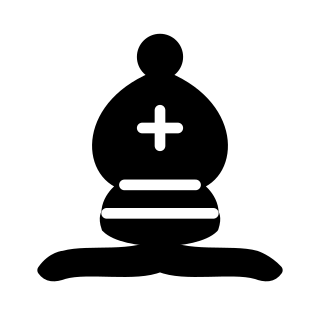
#> input picture images/pieces/blackb.png, 320 x 320 px, given in place of board.png, which was not available
$ python __main__.py
#> lines starting #> are read from the running program, lines starting #| are printed output that depends on the picture; pictures that were not available may be replaced by others from this repository, and a replacement may not be noted
### src/draw.py
import os
from PIL import Image, ImageDraw, ImageFont

from .__init__ import BOARD_IMAGE, PIECE_IMAGES, RANKS, FILES

class Board():
    def __init__(self) -> None:
        self.board = Image.open(BOARD_IMAGE)
        self.background = Image.new('RGBA', tuple([w+35 for w in self.board.size]), (240,240,210,240))
        self.background_ = Image.new('RGBA', self.board.size, (255, 255, 255, 255))
        self.TILE = round(self.board.width/8)

        self.background_.paste(self.board)

    def create(self, player, board_set):
        for i, rank in enumerate(board_set):
            for j, piece_ in enumerate(rank):
                if piece_ != 0:
                    for image in os.listdir(PIECE_IMAGES):
                        if piece_.startswith(image[0]+image[5]):
                            piece = Image.open(PIECE_IMAGES+image)
                            piece = piece.resize((self.TILE, self.TILE))
                            self.background_ = self.paste(player, piece, (i, j), self.background_)
                            break
        if not player:
            self.background_ = self.background_.rotate(180)

        font = ImageFont.truetype("font.ttf", 30)
        background = ImageDraw.Draw(self.background)
        for i in range(8):
            background.text((0, i*self.TILE+0.25*self.TILE), f"{RANKS[-i-1 if player else i]}", fill=(0, 0, 0), font=font)

        for i in range(8):
            background.text((i*self.TILE+30+0.5*self.TILE, self.background.height-35), f"{FILES[i if player else -i-1]}", (0, 0, 0), font)

        self.background.paste(self.background_, (self.background.height-self.board.height,0))
        self.background.save("./edited/board.png")

    def paste(self, player, piece, place, board):
        if not player:
            piece = piece.rotate(180)

        board.paste(piece, ((place[1])*self.TILE, place[0]*self.TILE), piece)
        return board


    # [29 lines of commented-out code are left out]

### src/__main__.py
from .draw import Board
from .__init__ import POSITIONS, FILES

player = True

def draw(player):
#> called with player = True
    board = [[0 for j in range(8)] for i in range(8)]
    for piece, pos in POSITIONS.items():
        board[int(pos[1])-1][FILES.index(pos[0])] = piece
    print(board)
    board.reverse()
    board_im = Board()
#> in __init__, self.board is the input picture: PIL image 320x320 LA; mean R, G, B, A 7.2, 7.2, 7.2, 67.5
#> in __init__, `self.background = Image.new('RGBA', tuple([w+35 for w in self.board.si..`:
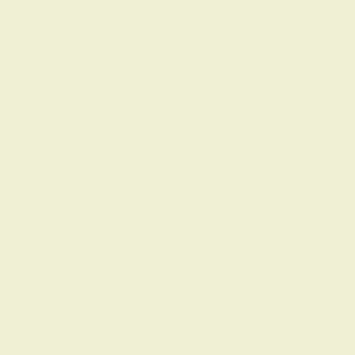
#> self.background: PIL image 355x355 RGBA; mean R, G, B, A 240, 240, 210, 240; transparent parts drawn white
#> in __init__, `self.background_ = Image.new('RGBA', self.board.size, (255, 255, 255, ..`: self.background_: PIL image 320x320 RGBA; every value is 255
    board_im.create(player, board)
#> in create, `self.background.paste(self.background_, (self.background.height-self.b..`:
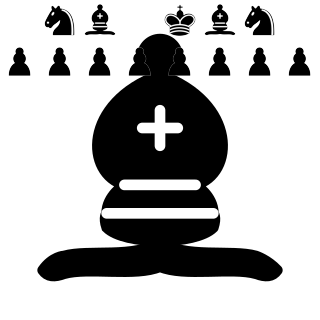
#> self.background_: PIL image 320x320 RGBA; mean R, G, B, A 8.2, 8.2, 8.2, 80.1; transparent parts drawn white
#> in create, `self.background.paste(self.background_, (self.background.height-self.b..`:
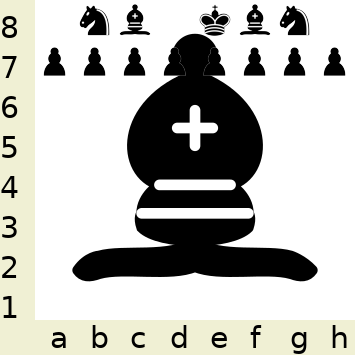
#> self.background: PIL image 355x355 RGBA; mean R, G, B, A 47.6, 47.6, 42.5, 110.3; transparent parts drawn white

def get_key(value, dict):
#> (the run stopped early here; a loop or call above may not have finished)

$ run again, on images/pieces/blackq.png
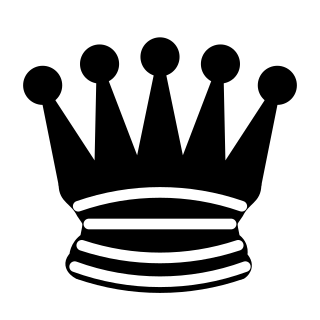
#> input picture images/pieces/blackq.png, 320 x 320 px, given in place of board.png, which was not available
#> in __init__, self.board is the input picture: PIL image 320x320 LA; mean R, G, B, A 17.9, 17.9, 17.9, 98.4
#> in create, `self.background.paste(self.background_, (self.background.height-self.b..`:
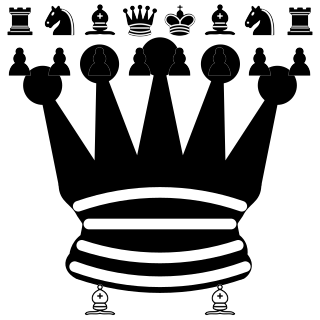
#> self.background_: PIL image 320x320 RGBA; mean R, G, B, A 20.6, 20.6, 20.6, 115.3; transparent parts drawn white
#> in create, `self.background.paste(self.background_, (self.background.height-self.b..`:
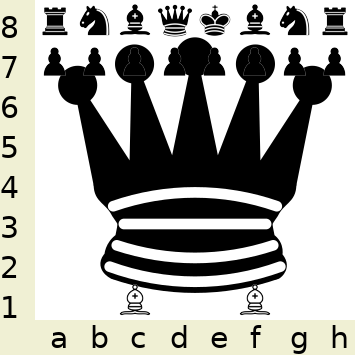
#> self.background: PIL image 355x355 RGBA; mean R, G, B, A 57.7, 57.7, 52.6, 138.9; transparent parts drawn white

$ run again, on images/pieces/blackr.png
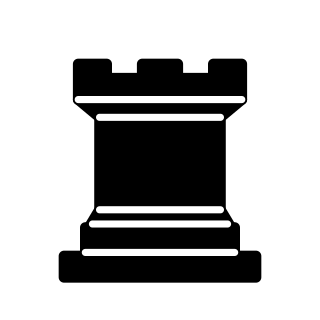
#> input picture images/pieces/blackr.png, 320 x 320 px, given in place of board.png, which was not available
#> in __init__, self.board is the input picture: PIL image 320x320 LA; mean R, G, B, A 12.7, 12.7, 12.7, 85
#> in create, `self.background.paste(self.background_, (self.background.height-self.b..`:
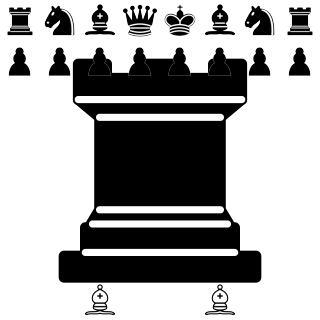
#> self.background_: PIL image 320x320 RGBA; mean R, G, B, A 15.4, 15.4, 15.4, 102.1; transparent parts drawn white
#> in create, `self.background.paste(self.background_, (self.background.height-self.b..`:
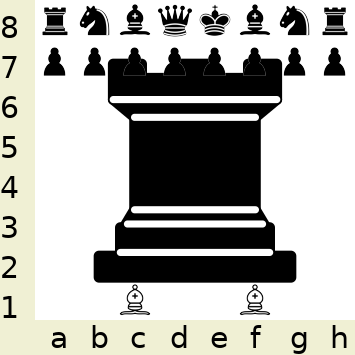
#> self.background: PIL image 355x355 RGBA; mean R, G, B, A 53.4, 53.4, 48.3, 128.2; transparent parts drawn white

$ run again, on images/pieces/whiteb.png
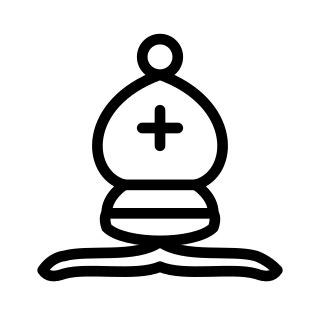
#> input picture images/pieces/whiteb.png, 320 x 320 px, given in place of board.png, which was not available
#> in __init__, self.board is the input picture: PIL image 320x320 LA; mean R, G, B, A 32.7, 32.7, 32.7, 67.5
#> in create, `self.background.paste(self.background_, (self.background.height-self.b..`:
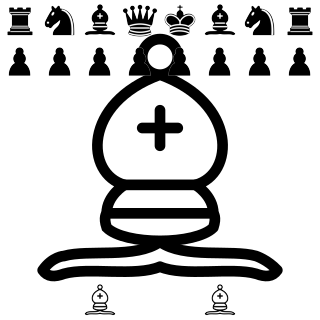
#> self.background_: PIL image 320x320 RGBA; mean R, G, B, A 35.4, 35.4, 35.4, 86.1; transparent parts drawn white
#> in create, `self.background.paste(self.background_, (self.background.height-self.b..`:
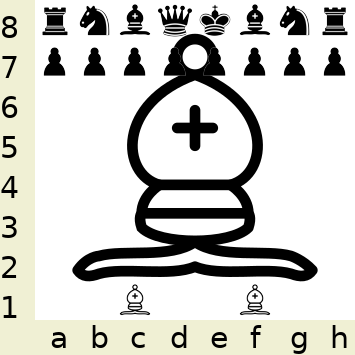
#> self.background: PIL image 355x355 RGBA; mean R, G, B, A 69.7, 69.7, 64.5, 115.2; transparent parts drawn white
